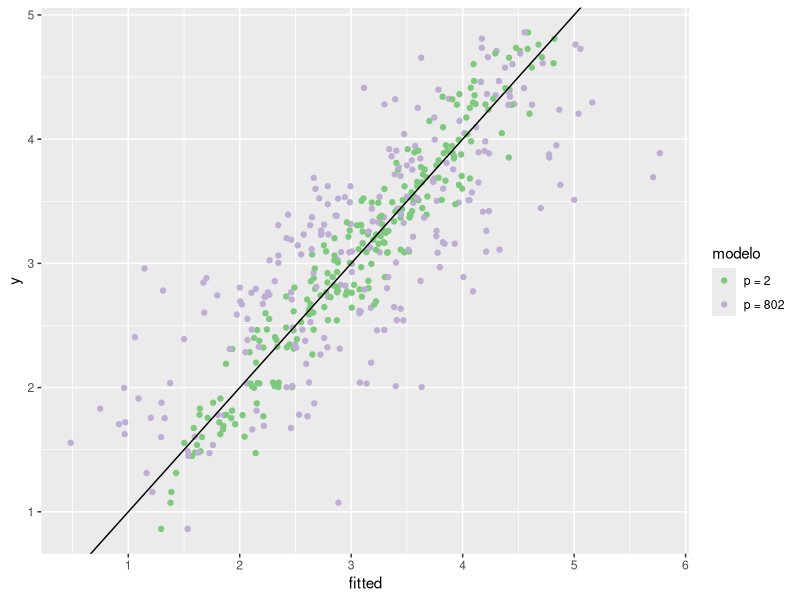
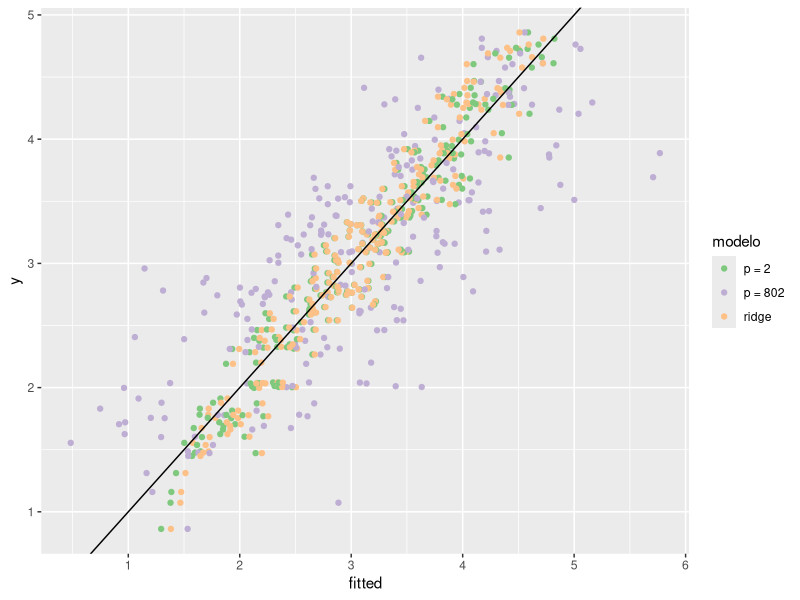
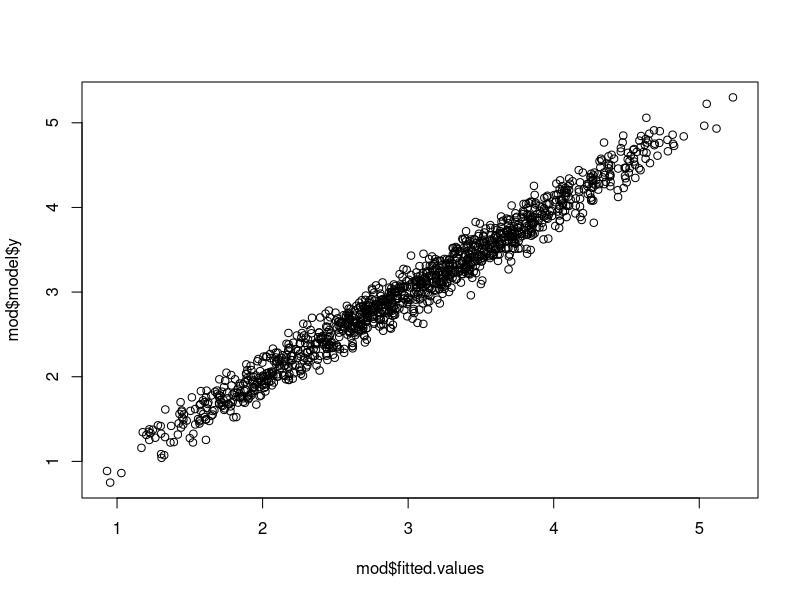
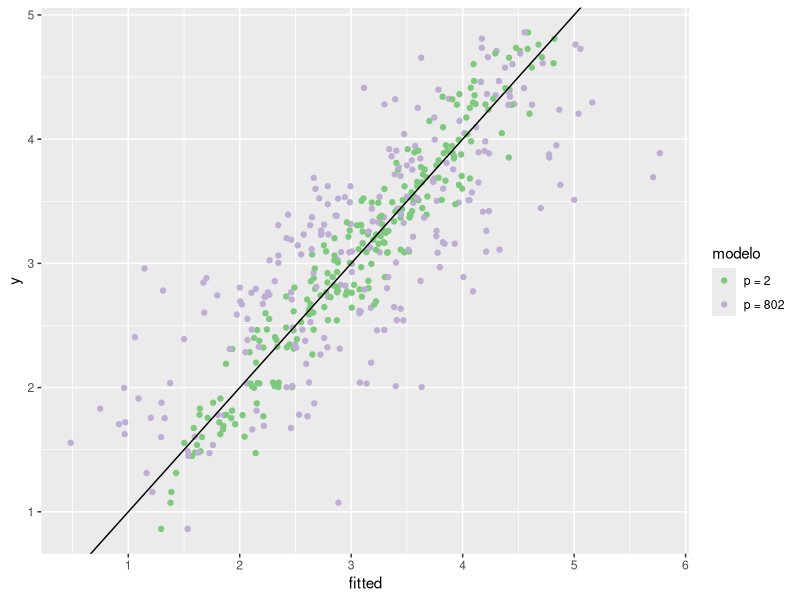
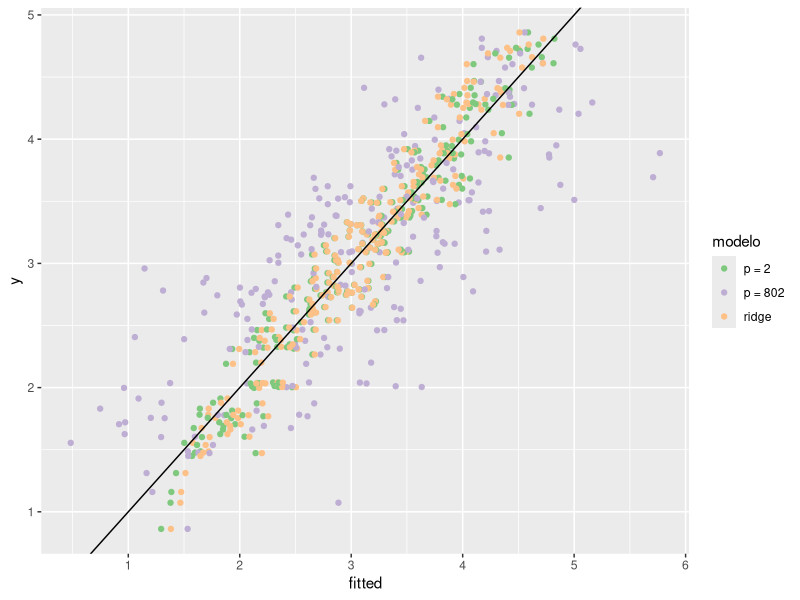
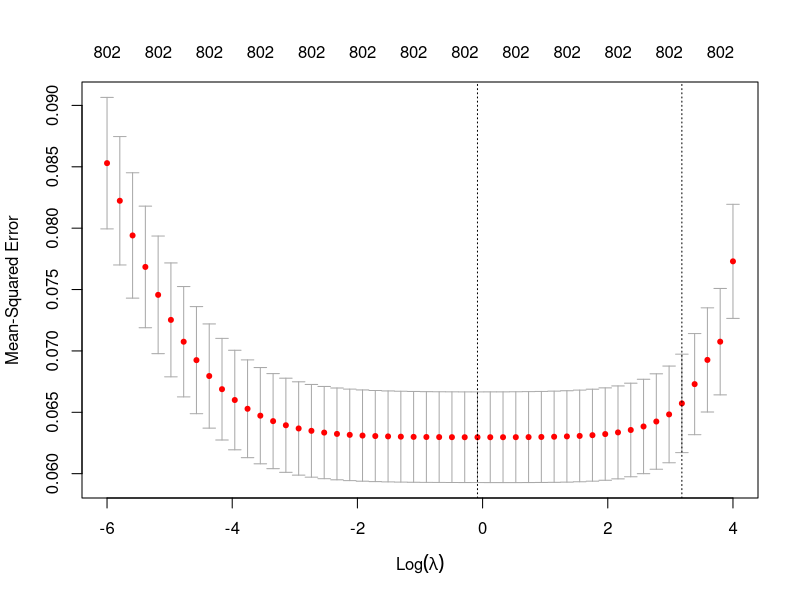

Write R code to recreate these figures, in order. (Note: this script raises an error after producing the figures.)
library(dplyr)
library(ggplot2)

set.seed(666)
# muestra total
n = 1200
# proporcion train
p_train = 0.8
# variables que se agregan a cada una de las original
newx = 400
# correlacion de las nuevas vars con las originales (mas chico es mas correlacion)
new_var = 0.05

# Y se explica con x1 y x2
dat = tibble(
  x1 = runif(n,0,1)
  ,x2 = runif(n,0,1)
  ,y = rnorm(n, 1+2*x1+2*x2, 0.25)
)
# se agregan variables correlacionadas con x1 y x2
x_cor1 = replicate(newx, rnorm(n, 1 + 2*dat$x1, new_var), simplify=T) %>% as_tibble() %>% 
  setNames(paste0("xc1_",1:ncol(.)))
x_cor2 = replicate(newx, rnorm(n, 1 + 2*dat$x2, new_var), simplify=T) %>% as_tibble() %>% 
  setNames(paste0("xc2_",1:ncol(.)))
dat_exp = list(dat, x_cor1, x_cor2) %>% bind_cols()

# se parte en training y test
i_train = sample(nrow(dat_exp), p_train*nrow(dat_exp))
d_train = dat_exp[i_train,]
d_test = dat_exp[-i_train,]

# modelo simple
mod_sim = lm(y ~ x1 + x2, d_train)
pred_sim = predict(mod_sim, newdata=d_test)

# modelo con multicolinealidad
mod_col = lm(y ~ ., d_train)
pred_col = predict(mod_col, newdata=d_test)

# ridge
X = d_train %>% select(-y) %>% as.matrix()
Y = d_train$y
l_seq = exp(seq(-6,4,length.out=50))
cv_ridge = glmnet::cv.glmnet(x=X, y=Y, alpha=0, nfolds=5, lambda=l_seq)
l_opt = cv_ridge$lambda.1se
mod_ridge = glmnet::glmnet(x=X, y=Y, alpha=0, lambda=l_opt)
pred_ridge = predict(mod_ridge, newx=d_test %>% select(-y) %>% as.matrix())

# plots -------------------------------------------------------------------

gdat = tibble(
  y = d_test$y
  ,"p = 2" = pred_sim
  ,"p = 802" = pred_col
  ,ridge = as.vector(pred_ridge)
) %>% 
  tidyr::pivot_longer(-y, names_to="modelo", values_to="fitted")

# plot 1
(
  g_multi_cor = ggplot(gdat %>% dplyr::filter(!modelo %in% "ridge")
       , aes(x=fitted, y=y, color=modelo)) + 
  geom_point() +
  geom_abline() +
  scale_color_brewer(type="qual") +
  NULL
)
ggsave("plots_slides/img/03/multicol_concorr.png", plot=g_multi_cor
       ,width=6, height=4)
broom::tidy(mod_col) %>% arrange(-abs(estimate))

# plot con ridge
(
  g_multi_cor_ridge = ggplot(gdat, aes(x=fitted, y=y, color=modelo)) + 
    geom_point() +
    geom_abline() +
    scale_color_brewer(type="qual") +
    NULL
)
ggsave("plots_slides/img/03/multicol_concorr_ridge.png", plot=g_multi_cor_ridge
       ,width=6, height=4)
broom::tidy(mod_ridge) %>% arrange(-abs(estimate))

# cv lambda
png("plots_slides/img/03/lambda_cv_ridge.png", width=700, height=300)
plot(cv_ridge)
dev.off()




# broom::tidy(mod_ridge) %>% arrange(-abs(estimate))
# broom::tidy(mod_lasso) %>% arrange(-abs(estimate))


mod_sim %>% broom::tidy() %>% arrange(p.value)
mod_col %>% broom::tidy() %>% arrange(p.value)

cor(pred_sim, d_test$y)
cor(pred_col, d_test$y)

cor(dat$x1, dat$x2)



sd(pred_sim)
sd(pred_col)

cor(dat$x2, x_cor2$xc2_1)

names(x_cor1)

x_cor1 = MASS::mvrnorm(n, 0, 0.9, empirical=T)
x_cor2 = MASS::mvrnorm(n, 0, 0.9, empirical=T)



mod = lm(y ~ ., dat_exp)
plot(mod$fitted.values, mod$model$y)


MASS::mvrnorm()